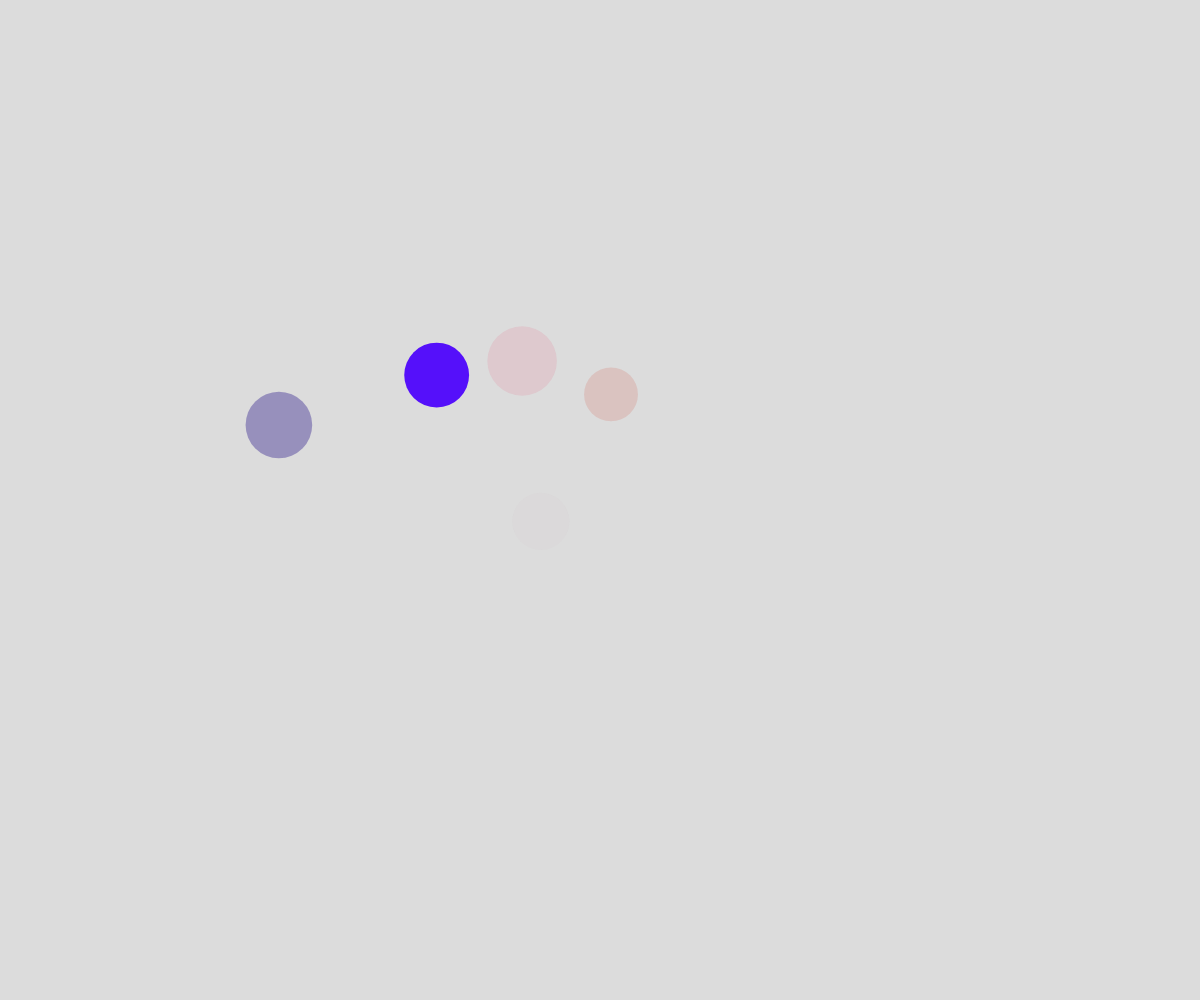
Frame 1 (no input)
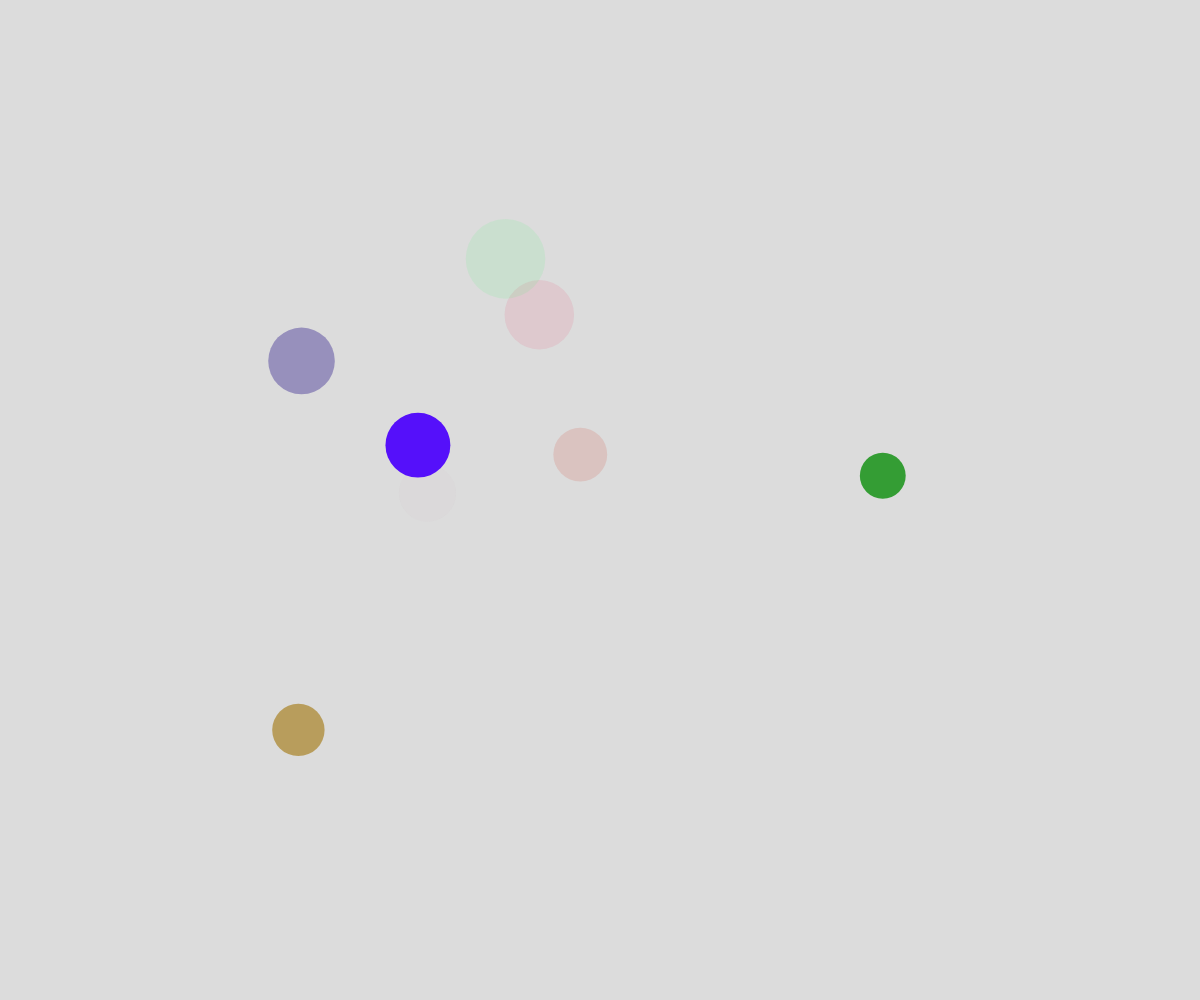
Frame 60 (no input)
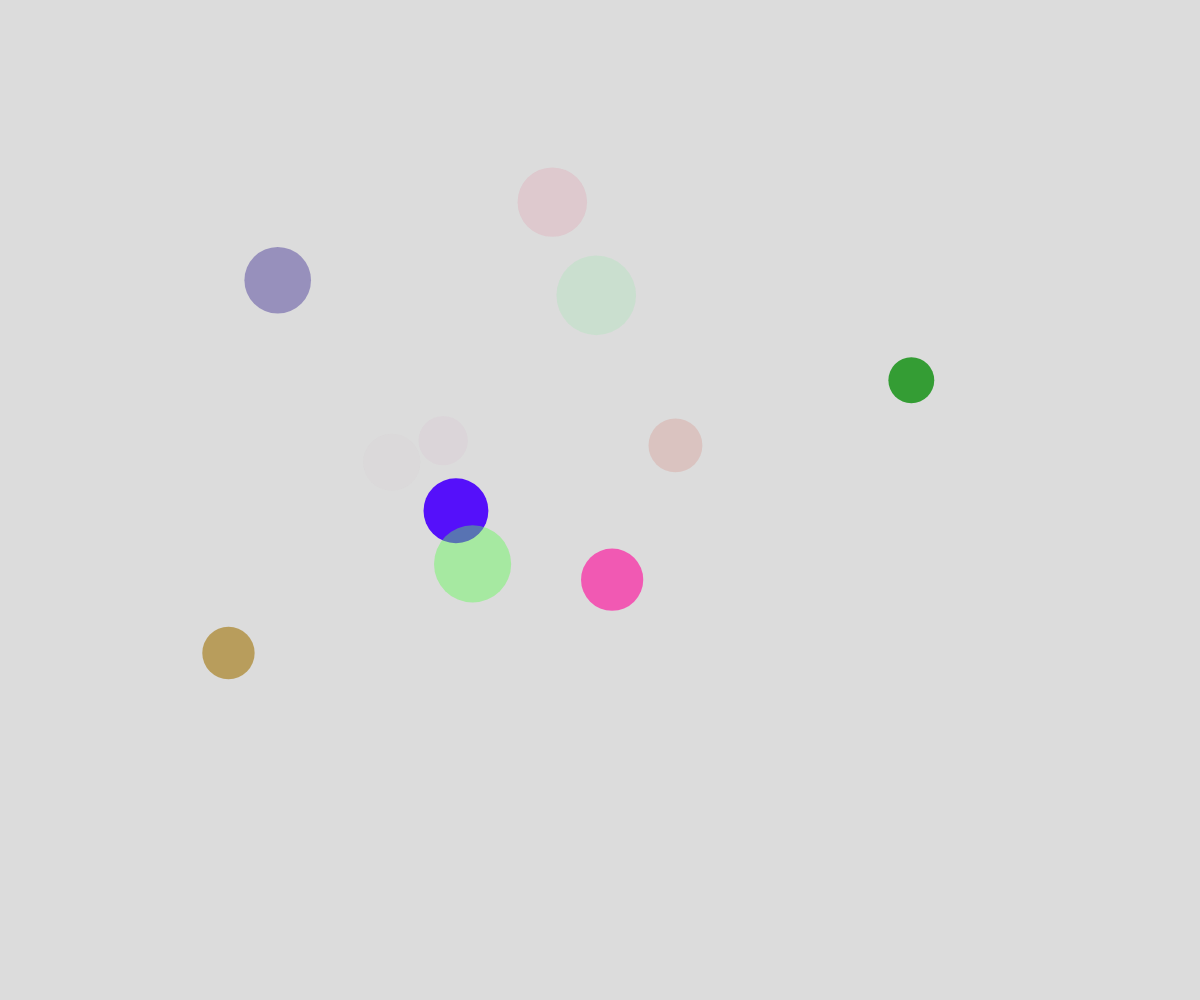
Frame 120 (the mouse pressed at the canvas centre since frame 60)

The p5.js sketch that drew these frames (run headless with seeded random() and noise() and a simulated clock; from frame 60 on, the mouse is pressed at the canvas centre):

// p5.js sketch
// ── sketch.js

// Bubble Array Object Notation Demo
// Removing objects from the array

let theBubbles = [];
let deathLocations = [];

function setup() {
  createCanvas(windowWidth, windowHeight);
  noStroke();

  for (let i = 0; i < 5; i++) {
    spawnBubble();
  }

  //create a new bubble every half second
  window.setInterval(spawnBubble, 500);
}

function draw() {
  background(220);
  // moveBubblesRandomly();
  moveBubblesWithNoise();
  displayBubbles();
  displayDeathSpots();
}

function mousePressed() {
  for (let bubble of theBubbles) {
    if (clickedInBubble(mouseX, mouseY, bubble)) {
      let theIndex = theBubbles.indexOf(bubble);
      theBubbles.splice(theIndex, 1);
      addDeath(mouseX, mouseY);
    }
  }
}

function displayDeathSpots() {
  for (let spot of deathLocations) {
    textAlign(CENTER, CENTER);
    fill("black");
    text("X", spot.x, spot.y);
  }
}

function addDeath(_x, _y) {
  let deathSpot = {
    x: _x, 
    y: _y,
  };
  deathLocations.push(deathSpot);
}

function clickedInBubble(x, y, theBubble) {
  let distanceAway = dist(x, y, theBubble.x, theBubble.y);
  if (distanceAway < theBubble.radius) {
    return true;
  }
  else {
    return false;
  }
}


function displayBubbles() {
  for (let bubble of theBubbles) {
    fill(bubble.r, bubble.g, bubble.b, bubble.alpha);
    circle(bubble.x, bubble.y, bubble.radius * 2);
  }
}

function moveBubblesWithNoise() {
  for (let bubble of theBubbles) {
    let x = noise(bubble.timeX) * width;
    let y = noise(bubble.timeY) * height;

    bubble.x = x;
    bubble.y = y;

    bubble.timeX += bubble.deltaTime;
    bubble.timeY += bubble.deltaTime;
  }
}

function moveBubblesRandomly() {
  for (let bubble of theBubbles) {
    let choice = random(100);
    if (choice < 50) {
      //move up
      bubble.y -= bubble.speed;
    }
    else if (choice < 65) {
      //move down
      bubble.y += bubble.speed;
    }
    else if (choice < 80) {
      //move right
      bubble.x += bubble.speed;
    }
    else {
      //move left
      bubble.x -= bubble.speed;
    }
  }
}

function spawnBubble() {
  let someBubble = {
    x: random(width),
    y: height + random(0, 25),
    speed: random(2, 5),
    radius: random(20, 40),
    r: random(255),
    g: random(255),
    b: random(255),
    alpha: random(255),
    timeX: random(10000000),
    timeY: random(10000000),
    deltaTime: 0.002,
  };
  theBubbles.push(someBubble);
}
